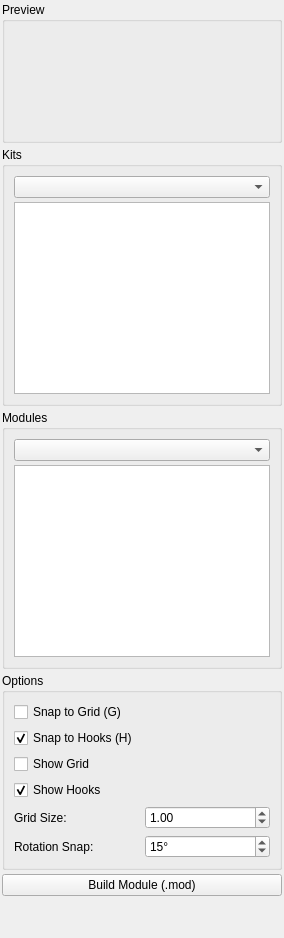
        <widget class="QWidget" name="layoutTab">
         <attribute name="title">
          <string>Indoor</string>
         </attribute>
         <layout class="QVBoxLayout" name="layoutTabLayout">
          <property name="spacing">
           <number>4</number>
          </property>
          <property name="leftMargin">
           <number>2</number>
          </property>
          <property name="topMargin">
           <number>2</number>
          </property>
          <property name="rightMargin">
           <number>2</number>
          </property>
          <property name="bottomMargin">
           <number>2</number>
          </property>
          <item>
           <widget class="QGroupBox" name="indoorPreviewBox">
            <property name="title">
             <string>Preview</string>
            </property>
            <layout class="QGridLayout" name="indoorPreviewLayout">
             <item row="0" column="0">
              <widget class="QLabel" name="indoorPreviewImage">
               <property name="text">
                <string />
               </property>
               <property name="scaledContents">
                <bool>true</bool>
               </property>
               <property name="minimumSize">
                <size>
                 <width>100</width>
                 <height>100</height>
                </size>
               </property>
              </widget>
             </item>
            </layout>
           </widget>
          </item>
          <item>
           <widget class="QGroupBox" name="indoorKitsGroupBox">
            <property name="title">
             <string>Kits</string>
            </property>
            <layout class="QVBoxLayout" name="indoorKitsLayout">
             <property name="spacing">
              <number>4</number>
             </property>
             <item>
              <widget class="QComboBox" name="kitSelect" />
             </item>
             <item>
              <widget class="QListWidget" name="componentList">
               <property name="minimumHeight">
                <number>100</number>
               </property>
              </widget>
             </item>
            </layout>
           </widget>
          </item>
          <item>
           <widget class="QGroupBox" name="indoorModulesGroupBox">
            <property name="title">
             <string>Modules</string>
            </property>
            <layout class="QVBoxLayout" name="indoorModulesLayout">
             <property name="spacing">
              <number>4</number>
             </property>
             <item>
              <widget class="QComboBox" name="moduleKitSelect" />
             </item>
             <item>
              <widget class="QListWidget" name="moduleComponentList">
               <property name="minimumHeight">
                <number>100</number>
               </property>
              </widget>
             </item>
            </layout>
           </widget>
          </item>
          <item>
           <widget class="QGroupBox" name="indoorOptionsBox">
            <property name="title">
             <string>Options</string>
            </property>
            <layout class="QVBoxLayout" name="indoorOptionsLayout">
             <item>
              <widget class="QCheckBox" name="snapToGridCheck">
               <property name="text">
                <string>Snap to Grid (G)</string>
               </property>
              </widget>
             </item>
             <item>
              <widget class="QCheckBox" name="snapToHooksCheck">
               <property name="text">
                <string>Snap to Hooks (H)</string>
               </property>
               <property name="checked">
                <bool>true</bool>
               </property>
              </widget>
             </item>
             <item>
              <widget class="QCheckBox" name="showGridCheck">
               <property name="text">
                <string>Show Grid</string>
               </property>
              </widget>
             </item>
             <item>
              <widget class="QCheckBox" name="showHooksCheck">
               <property name="text">
                <string>Show Hooks</string>
               </property>
               <property name="checked">
                <bool>true</bool>
               </property>
              </widget>
             </item>
             <item>
              <layout class="QHBoxLayout" name="gridSizeLayout">
               <item>
                <widget class="QLabel" name="gridSizeLabel">
                 <property name="text">
                  <string>Grid Size:</string>
                 </property>
                </widget>
               </item>
               <item>
                <widget class="QDoubleSpinBox" name="gridSizeSpin">
                 <property name="minimum">
                  <double>0.5</double>
                 </property>
                 <property name="maximum">
                  <double>10.0</double>
                 </property>
                 <property name="singleStep">
                  <double>0.5</double>
                 </property>
                 <property name="value">
                  <double>1.0</double>
                 </property>
                </widget>
               </item>
              </layout>
             </item>
             <item>
              <layout class="QHBoxLayout" name="rotSnapLayout">
               <item>
                <widget class="QLabel" name="rotSnapLabel">
                 <property name="text">
                  <string>Rotation Snap:</string>
                 </property>
                </widget>
               </item>
               <item>
                <widget class="QSpinBox" name="rotSnapSpin">
                 <property name="minimum">
                  <number>1</number>
                 </property>
                 <property name="maximum">
                  <number>90</number>
                 </property>
                 <property name="value">
                  <number>15</number>
                 </property>
                 <property name="suffix">
                  <string>°</string>
                 </property>
                </widget>
               </item>
              </layout>
             </item>
            </layout>
           </widget>
          </item>
          <item>
           <widget class="QPushButton" name="buildIndoorButton">
            <property name="text">
             <string>Build Module (.mod)</string>
            </property>
            <property name="toolTip">
             <string>Compile the indoor layout into a playable .mod file</string>
            </property>
           </widget>
          </item>
          <item>
           <spacer name="layoutTabSpacer">
            <property name="orientation">
             <enum>Qt::Vertical</enum>
            </property>
            <property name="sizeHint" stdset="0">
             <size>
              <width>20</width>
              <height>40</height>
             </size>
            </property>
           </spacer>
          </item>
         </layout>
        </widget>
